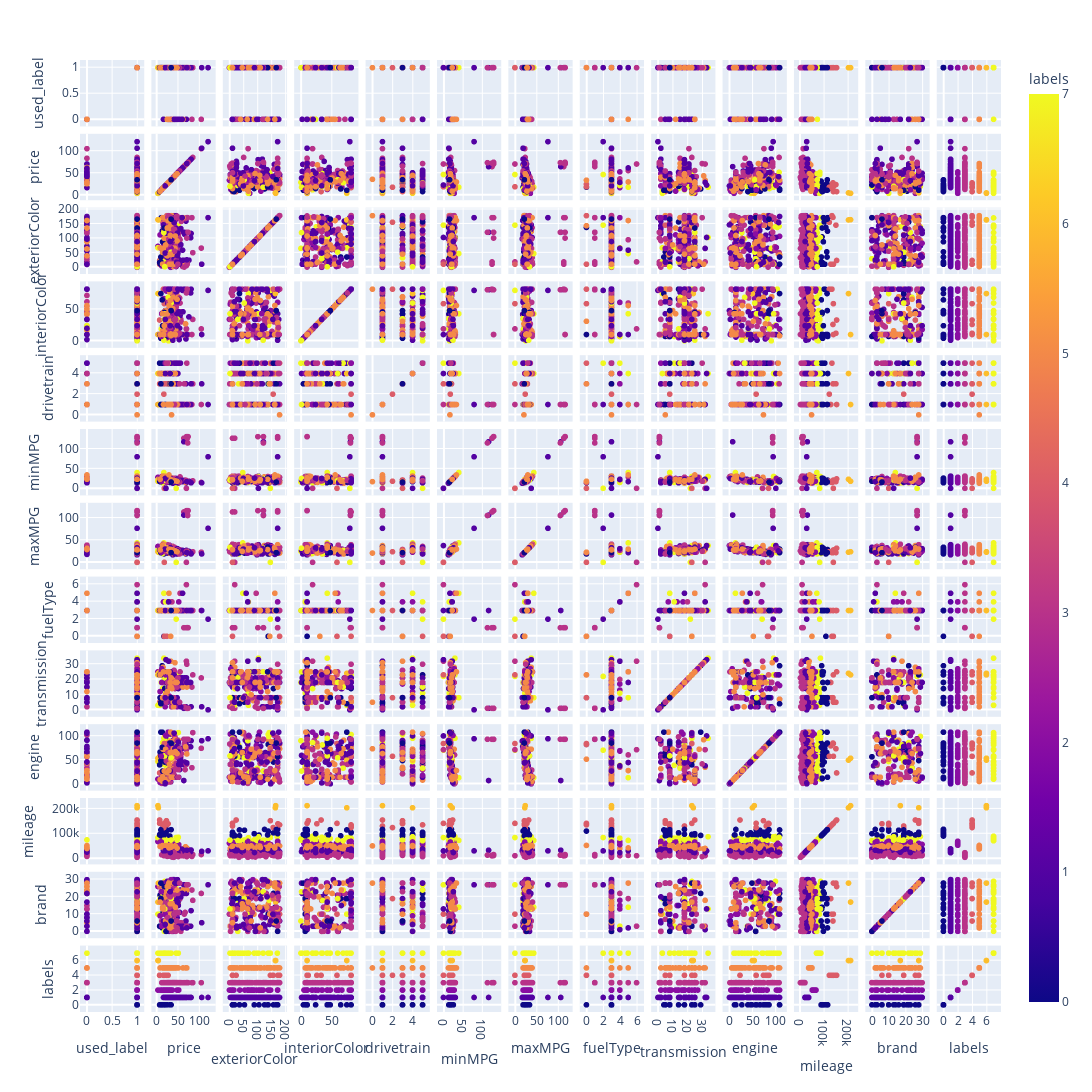

Notebook source saved alongside this figure:
### Code cell
fig = px.scatter_matrix(labeled_data,color='labels')
fig.update_layout(
    width=1800,
    height=1800,
    hovermode='closest',
)
fig.show()

### Figure 1 — Plotly figure (JSON) as saved in the notebook; plotly's stock layout.template omitted (floating-point values rounded to 4 significant figures; data arrays with more than 128 entries replaced by an {"elided": "..."} marker saying what was removed)
{"data": [{"dimensions": [{"axis": {"matches": true}, "label": "used_label", "values": {"elided": "404 int values"}}, {"axis": {"matches": true}, "label": "price", "values": {"elided": "404 int values"}}, {"axis": {"matches": true}, "label": "exteriorColor", "values": {"elided": "404 int values"}}, {"axis": {"matches": true}, "label": "interiorColor", "values": {"elided": "404 int values"}}, {"axis": {"matches": true}, "label": "drivetrain", "values": {"elided": "404 int values"}}, {"axis": {"matches": true}, "label": "minMPG", "values": {"elided": "404 int values"}}, {"axis": {"matches": true}, "label": "maxMPG", "values": {"elided": "404 int values"}}, {"axis": {"matches": true}, "label": "fuelType", "values": {"elided": "404 int values"}}, {"axis": {"matches": true}, "label": "transmission", "values": {"elided": "404 int values"}}, {"axis": {"matches": true}, "label": "engine", "values": {"elided": "404 int values"}}, {"axis": {"matches": true}, "label": "mileage", "values": {"elided": "404 int values"}}, {"axis": {"matches": true}, "label": "brand", "values": {"elided": "404 int values"}}, {"axis": {"matches": true}, "label": "labels", "values": {"elided": "404 int values"}}], "hovertemplate": "%{xaxis.title.text}=%{x}<br>%{yaxis.title.text}=%{y}<br>labels=%{marker.color}<extra></extra>", "legendgroup": "", "marker": {"color": {"elided": "404 int values"}, "coloraxis": "coloraxis", "symbol": "circle"}, "name": "", "showlegend": false, "type": "splom"}], "layout": {"coloraxis": {"colorbar": {"title": {"text": "labels"}}, "colorscale": [[0, "#0d0887"], [0.1111, "#46039f"], [0.2222, "#7201a8"], [0.3333, "#9c179e"], [0.4444, "#bd3786"], [0.5556, "#d8576b"], [0.6667, "#ed7953"], [0.7778, "#fb9f3a"], [0.8889, "#fdca26"], [1, "#f0f921"]]}, "dragmode": "select", "height": 1800, "hovermode": "closest", "legend": {"tracegroupgap": 0}, "margin": {"t": 60}, "width": 1800, "xaxis": {"autorange": true, "range": [-0.0999, 1.1], "type": "linear"}, "xaxis10": {"autorange": true, "range": [-10.89, 119.9], "type": "linear"}, "xaxis11": {"autorange": true, "range": [-17150.0, 233900.0], "type": "linear"}, "xaxis12": {"autorange": true, "range": [-2.997, 33.0], "type": "linear"}, "xaxis13": {"autorange": true, "range": [-0.6993, 7.699], "type": "linear"}, "xaxis2": {"autorange": true, "range": [-7.788, 133.8], "type": "linear"}, "xaxis3": {"autorange": true, "range": [-17.98, 198.0], "type": "linear"}, "xaxis4": {"autorange": true, "range": [-8.191, 90.19], "type": "linear"}, "xaxis5": {"autorange": true, "range": [-0.4995, 5.499], "type": "linear"}, "xaxis6": {"autorange": true, "range": [-13.09, 144.1], "type": "linear"}, "xaxis7": {"autorange": true, "range": [-11.69, 128.7], "type": "linear"}, "xaxis8": {"autorange": true, "range": [-0.5994, 6.599], "type": "linear"}, "xaxis9": {"autorange": true, "range": [-3.396, 37.4], "type": "linear"}, "yaxis": {"autorange": true, "range": [-0.0999, 1.1], "type": "linear"}, "yaxis10": {"autorange": true, "range": [-10.89, 119.9], "type": "linear"}, "yaxis11": {"autorange": true, "range": [-17150.0, 233900.0], "type": "linear"}, "yaxis12": {"autorange": true, "range": [-2.997, 33.0], "type": "linear"}, "yaxis13": {"autorange": true, "range": [-0.6993, 7.699], "type": "linear"}, "yaxis2": {"autorange": true, "range": [-7.788, 133.8], "type": "linear"}, "yaxis3": {"autorange": true, "range": [-17.98, 198.0], "type": "linear"}, "yaxis4": {"autorange": true, "range": [-8.191, 90.19], "type": "linear"}, "yaxis5": {"autorange": true, "range": [-0.4995, 5.499], "type": "linear"}, "yaxis6": {"autorange": true, "range": [-13.09, 144.1], "type": "linear"}, "yaxis7": {"autorange": true, "range": [-11.69, 128.7], "type": "linear"}, "yaxis8": {"autorange": true, "range": [-0.5994, 6.599], "type": "linear"}, "yaxis9": {"autorange": true, "range": [-3.396, 37.4], "type": "linear"}}}
